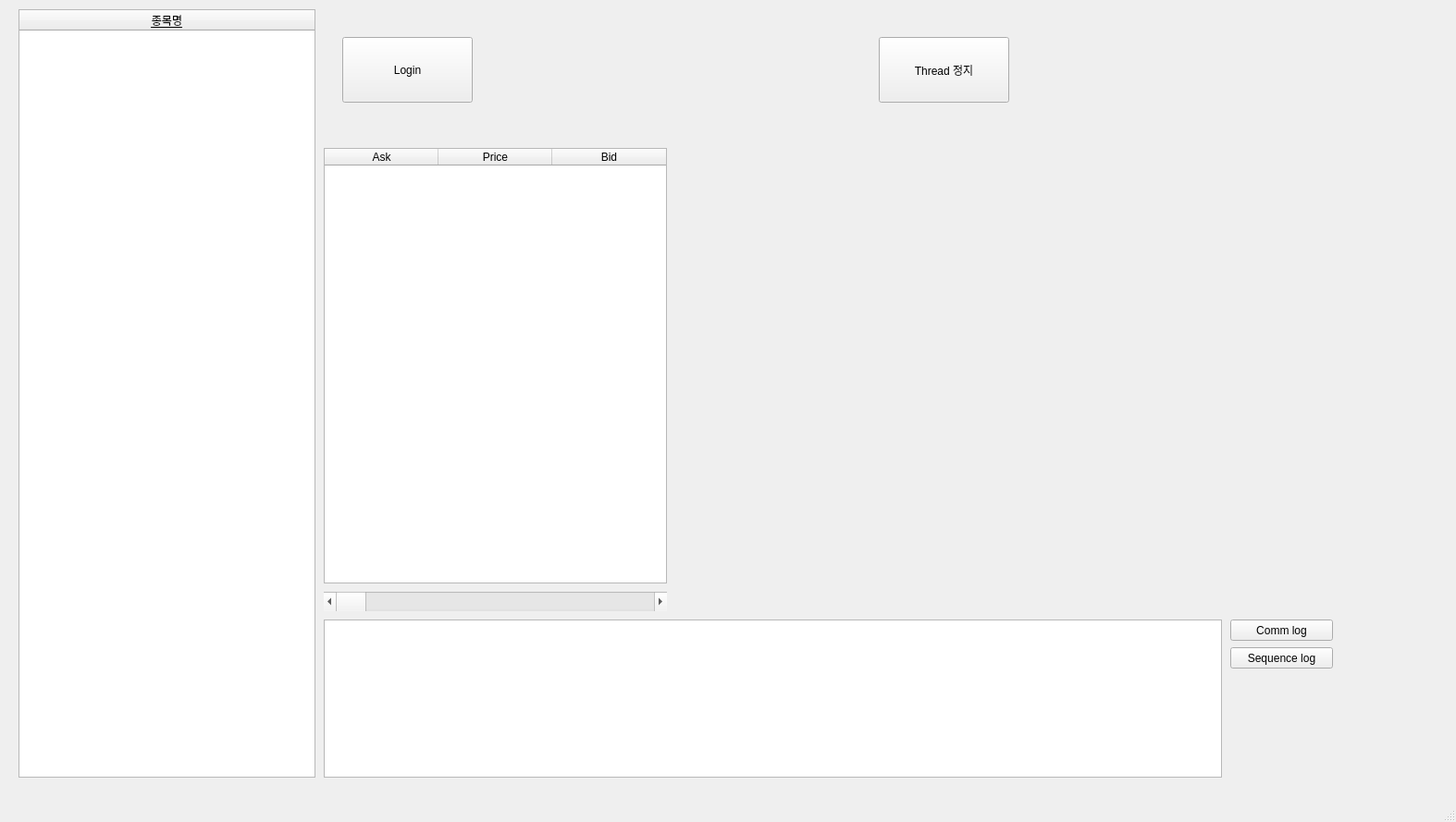
<?xml version="1.0" encoding="UTF-8"?>
<ui version="4.0">
 <class>MainWindow</class>
 <widget class="QMainWindow" name="MainWindow">
  <property name="geometry">
   <rect>
    <x>0</x>
    <y>0</y>
    <width>1574</width>
    <height>889</height>
   </rect>
  </property>
  <property name="windowTitle">
   <string>MainWindow</string>
  </property>
  <widget class="QWidget" name="centralwidget">
   <widget class="QPushButton" name="pushButton_login">
    <property name="geometry">
     <rect>
      <x>370</x>
      <y>40</y>
      <width>141</width>
      <height>71</height>
     </rect>
    </property>
    <property name="text">
     <string>Login</string>
    </property>
   </widget>
   <widget class="QPushButton" name="pushButton2">
    <property name="geometry">
     <rect>
      <x>950</x>
      <y>40</y>
      <width>141</width>
      <height>71</height>
     </rect>
    </property>
    <property name="text">
     <string>Thread 정지</string>
    </property>
   </widget>
   <widget class="QPushButton" name="BtnSequence">
    <property name="geometry">
     <rect>
      <x>1330</x>
      <y>700</y>
      <width>111</width>
      <height>23</height>
     </rect>
    </property>
    <property name="text">
     <string>Sequence log</string>
    </property>
   </widget>
   <widget class="QPushButton" name="BtnComm">
    <property name="geometry">
     <rect>
      <x>1330</x>
      <y>670</y>
      <width>111</width>
      <height>23</height>
     </rect>
    </property>
    <property name="text">
     <string>Comm log</string>
    </property>
   </widget>
   <widget class="QPlainTextEdit" name="plainTextEdit">
    <property name="geometry">
     <rect>
      <x>350</x>
      <y>670</y>
      <width>971</width>
      <height>171</height>
     </rect>
    </property>
   </widget>
   <widget class="QWidget" name="verticalLayoutWidget">
    <property name="geometry">
     <rect>
      <x>740</x>
      <y>170</y>
      <width>821</width>
      <height>491</height>
     </rect>
    </property>
    <layout class="QVBoxLayout" name="test1"/>
   </widget>
   <widget class="QTableWidget" name="tableWidget">
    <property name="geometry">
     <rect>
      <x>20</x>
      <y>10</y>
      <width>321</width>
      <height>831</height>
     </rect>
    </property>
    <property name="font">
     <font>
      <weight>75</weight>
      <bold>true</bold>
      <underline>true</underline>
     </font>
    </property>
    <property name="midLineWidth">
     <number>1</number>
    </property>
    <attribute name="horizontalHeaderStretchLastSection">
     <bool>true</bool>
    </attribute>
    <column>
     <property name="text">
      <string>종목명</string>
     </property>
     <property name="font">
      <font>
       <weight>50</weight>
       <italic>false</italic>
       <bold>false</bold>
       <kerning>false</kerning>
      </font>
     </property>
     <property name="textAlignment">
      <set>AlignCenter</set>
     </property>
    </column>
   </widget>
   <widget class="QScrollBar" name="sb">
    <property name="geometry">
     <rect>
      <x>350</x>
      <y>640</y>
      <width>371</width>
      <height>21</height>
     </rect>
    </property>
    <property name="maximum">
     <number>100</number>
    </property>
    <property name="singleStep">
     <number>10</number>
    </property>
    <property name="orientation">
     <enum>Qt::Horizontal</enum>
    </property>
   </widget>
   <widget class="QTableWidget" name="tableWidget_2">
    <property name="geometry">
     <rect>
      <x>350</x>
      <y>160</y>
      <width>371</width>
      <height>471</height>
     </rect>
    </property>
    <property name="autoFillBackground">
     <bool>false</bool>
    </property>
    <attribute name="horizontalHeaderVisible">
     <bool>true</bool>
    </attribute>
    <attribute name="horizontalHeaderCascadingSectionResizes">
     <bool>false</bool>
    </attribute>
    <attribute name="horizontalHeaderDefaultSectionSize">
     <number>123</number>
    </attribute>
    <attribute name="horizontalHeaderHighlightSections">
     <bool>true</bool>
    </attribute>
    <attribute name="horizontalHeaderShowSortIndicator" stdset="0">
     <bool>false</bool>
    </attribute>
    <attribute name="horizontalHeaderStretchLastSection">
     <bool>true</bool>
    </attribute>
    <attribute name="verticalHeaderVisible">
     <bool>false</bool>
    </attribute>
    <attribute name="verticalHeaderCascadingSectionResizes">
     <bool>false</bool>
    </attribute>
    <attribute name="verticalHeaderMinimumSectionSize">
     <number>18</number>
    </attribute>
    <attribute name="verticalHeaderDefaultSectionSize">
     <number>18</number>
    </attribute>
    <attribute name="verticalHeaderHighlightSections">
     <bool>true</bool>
    </attribute>
    <attribute name="verticalHeaderShowSortIndicator" stdset="0">
     <bool>false</bool>
    </attribute>
    <attribute name="verticalHeaderStretchLastSection">
     <bool>false</bool>
    </attribute>
    <column>
     <property name="text">
      <string>Ask</string>
     </property>
    </column>
    <column>
     <property name="text">
      <string>Price</string>
     </property>
    </column>
    <column>
     <property name="text">
      <string>Bid</string>
     </property>
    </column>
   </widget>
  </widget>
  <widget class="QMenuBar" name="menubar">
   <property name="geometry">
    <rect>
     <x>0</x>
     <y>0</y>
     <width>1574</width>
     <height>21</height>
    </rect>
   </property>
  </widget>
  <widget class="QStatusBar" name="statusbar"/>
 </widget>
 <resources/>
 <connections/>
 <slots>
  <slot>button_clicked()</slot>
 </slots>
</ui>
